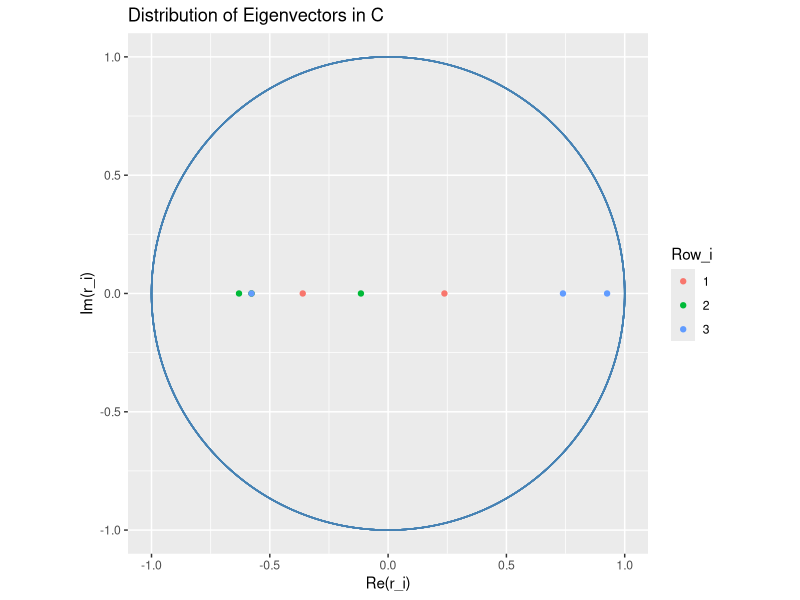
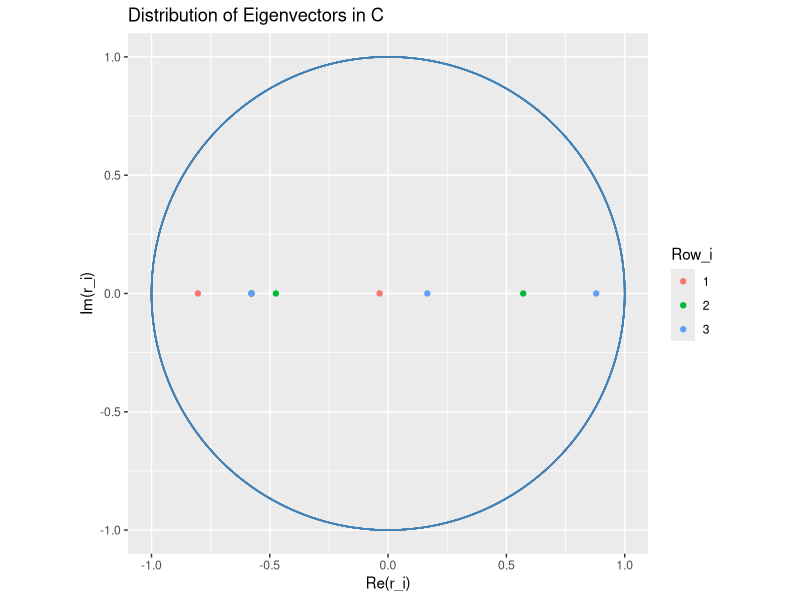
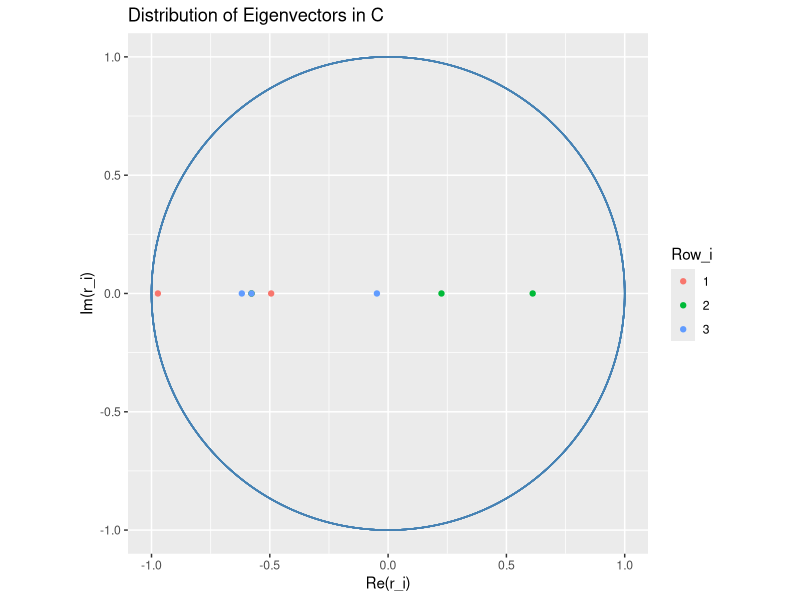
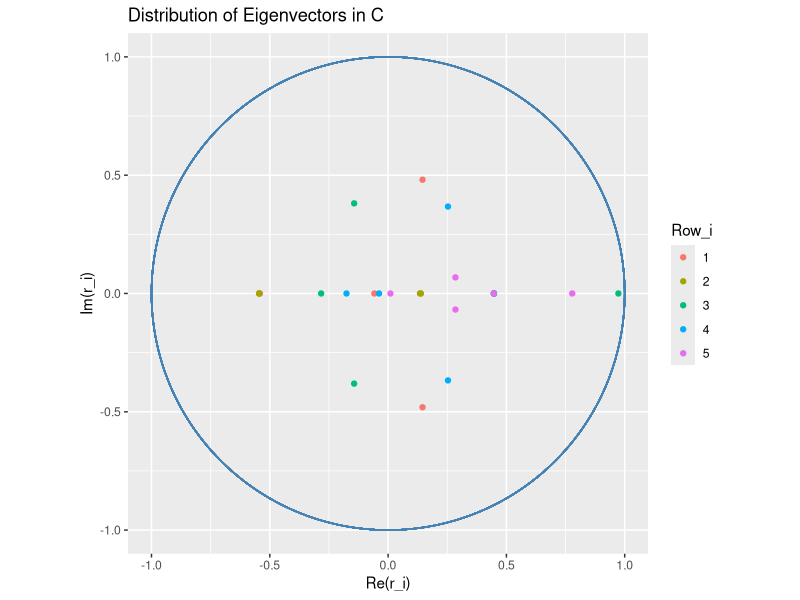
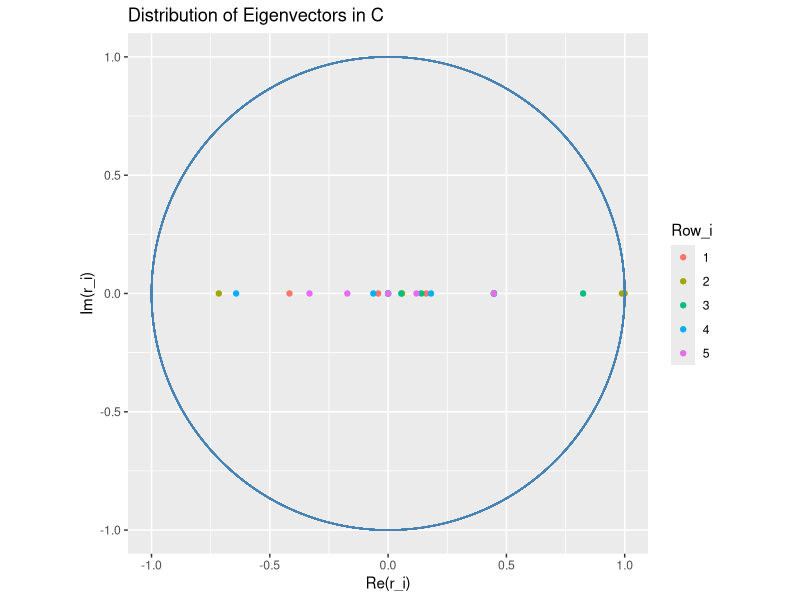
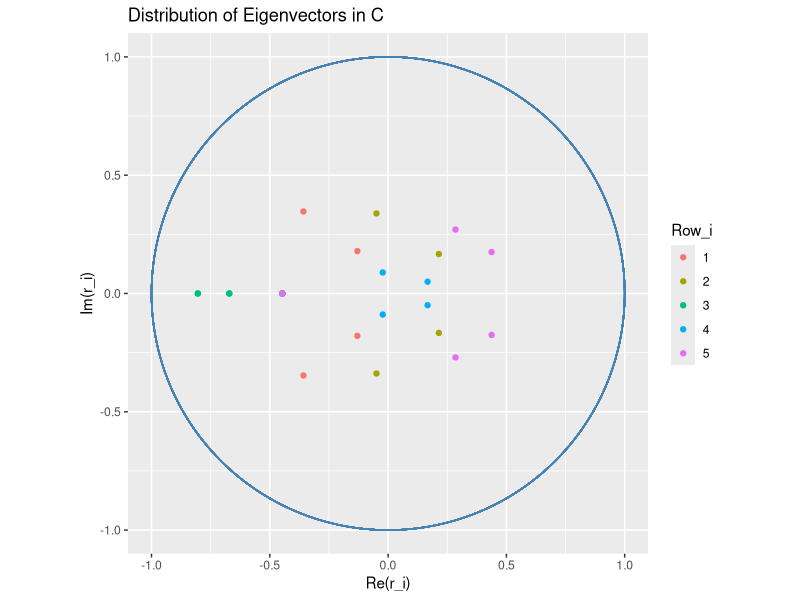
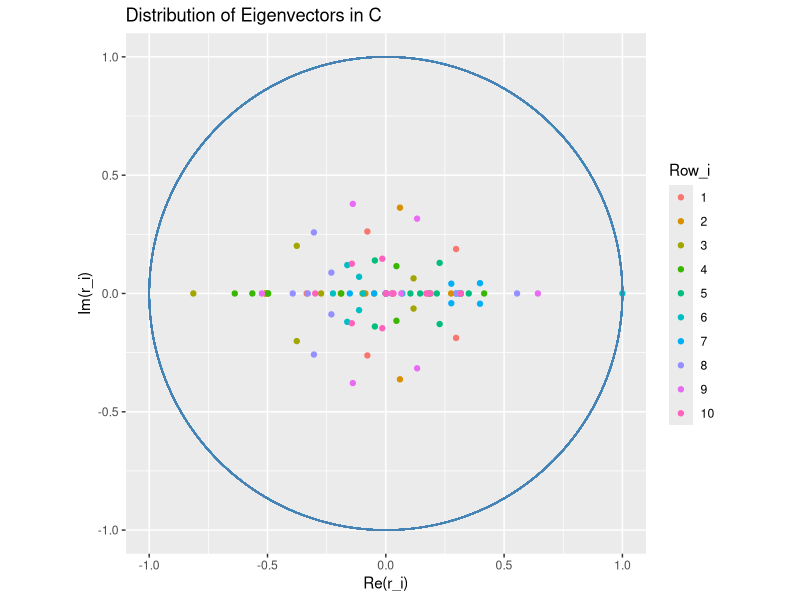
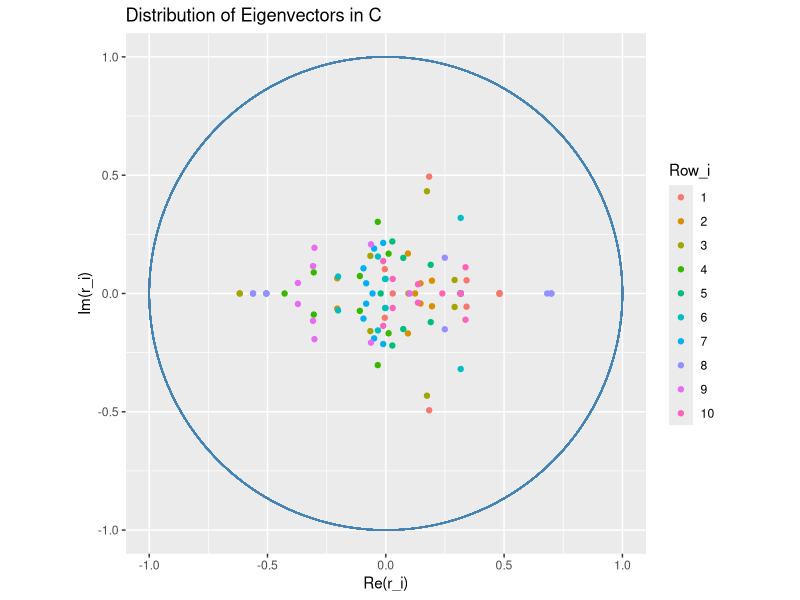

Write the R code that produced these figures, in order.
## ---- chunk 1
knitr::opts_chunk$set(echo = TRUE, eval = TRUE, fig.align = "center", 
                      message = FALSE, warning = FALSE)
library(tidyverse)
library(knitr)
library(patchwork)
library(ggfortify)
library(matrixcalc)
library(zeallot)
col_str <- "blue"
## ---- chunk 2
# generates rows of size P which are valid probability distributions
r_sparse <- function(M,p){
  prob <- runif(M,0,1)
  num_zeros <- rbinom(1,M,p)
  choices <- sample(1:M, num_zeros)
  prob[choices] <- 0
  prob/sum(prob) # return normalized random row vector
}
## ---- chunk 3
# initialize random P
rand_M <- function(M,p,row_fxn){
  P <- matrix(rep(NA, M * M), ncol = M)  # create transition matrix
  for(i in 1:M){P[i,] = row_fxn(M,p)}
  #print(P)
  P
}
## ---- chunk 4
eigen_frame <- function(P){
  #print(P)
  M <- length(P[1,])
  eigenvectors <- data.frame(eigen(P)[2])
  complex <- matrix(rep(NA,3*M*M), ncol = 3) # set 3 to hold (re,im) pair and whose row it belongs to
  colnames(complex) <- c("Re","Im","row_i")
  for(i in 1:M){
    for(j in 1:M){
      curr <- eigenvectors[i,j]
      complex[ M*(i-1) + j, ] <- c(round(Re(curr),5),round(Im(curr),5),i) 
    }
  }
  data.frame(complex)
}
## ---- chunk 5
eigen_plot <- function(P){
  r <- 1
  ep <- 0.5
  print(P)
  eigen_frame_P <- eigen_frame(P)
  ggplot(eigen_frame_P) + 
    geom_point(aes(x = Re, y = Im, color = factor(row_i))) + 
    labs(x = "Re", y = "Im", title = "Distribution of Eigenvectors in C") +
    xlim(-(r+ep),r+ep) + ylim(-r,r) +
    ggforce::geom_circle(aes(x0=0,y0=0,r=r), color = "steelblue") +
    scale_color_discrete(name = "Row_i") +
    scale_x_continuous(name = "Re(r_i)") +
    scale_y_continuous(name = "Im(r_i)") +
    coord_fixed(ratio = 1)
}
## ---- chunk 6
M <- 6 # number of states
p <- 0.5
P <- rand_M(M,p,r_sparse) # initialize P
eigen_df <- eigen_frame(P)
#eigen_plot(P)
## ---- chunk 7
M_vec <- c(3,5,10)
p_vec <- c(0.1,0.5,0.6)
c(M1,M2,M3) %<-% M_vec
c(p1,p2,p3) %<-% p_vec
P_vec1 <- matrix(c(rand_M(M1,p1,r_sparse),
                  rand_M(M1,p1,r_sparse),
                  rand_M(M1,p1,r_sparse)),
                nrow = M_vec[1])
P_vec2 <- matrix(c(rand_M(M2,p2,r_sparse),
                  rand_M(M2,p2,r_sparse),
                  rand_M(M2,p2,r_sparse)),
                nrow = M_vec[2])
P_vec3 <- matrix(c(rand_M(M3,p3,r_sparse),
                  rand_M(M3,p3,r_sparse),
                  rand_M(M3,p3,r_sparse)),
                nrow = M_vec[3])
## ---- chunk 8
eigen_plot(P_vec1[,1:M1 + 0*M1])
eigen_plot(P_vec1[,1:M1 + 1*M1])
eigen_plot(P_vec1[,1:M1 + 2*M1])

eigen_plot(P_vec2[,1:M2 + 0*M2])
eigen_plot(P_vec2[,1:M2 + 1*M2])
eigen_plot(P_vec2[,1:M2 + 2*M2])

eigen_plot(P_vec3[,1:M3 + 0*M3])
eigen_plot(P_vec3[,1:M3 + 1*M3])
eigen_plot(P_vec3[,1:M3 + 2*M3])
